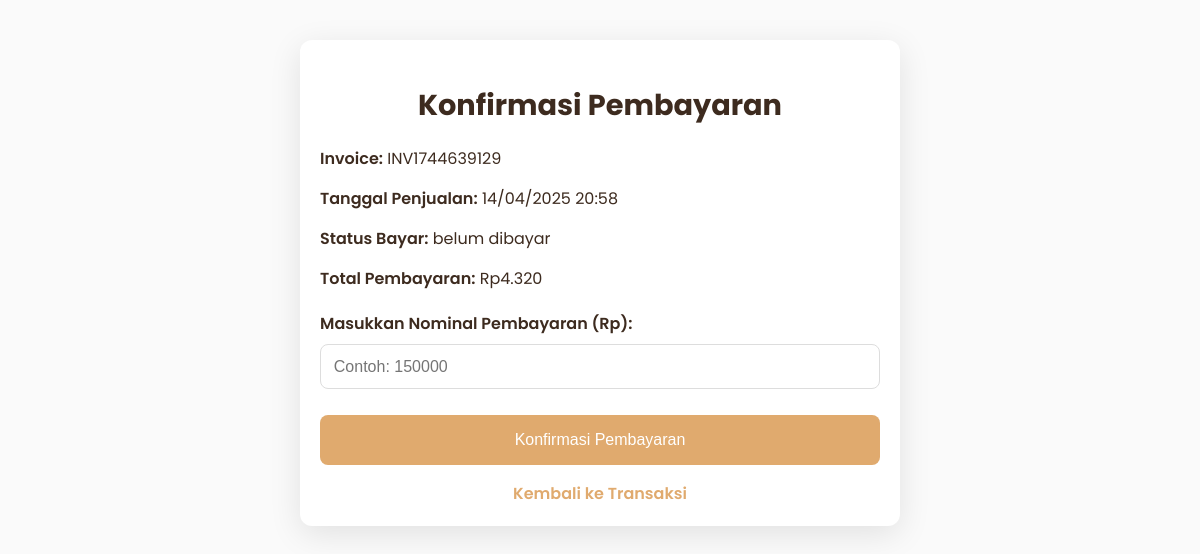
/admin/transaksi/konfirmasi.php?id=132, run on the app's committed database.
### tables this page shows
CREATE TABLE `penjualan` (
  `PenjualanID` int(10) NOT NULL,
  `TanggalPenjualan` datetime DEFAULT NULL,
  `tgl_bayar` datetime DEFAULT NULL,
  `PelangganID` int(10) DEFAULT NULL,
  `status_bayar` enum('belum dibayar','dibayar') NOT NULL DEFAULT 'belum dibayar',
  `invoice` varchar(50) NOT NULL,
  `diskon` decimal(5,2) DEFAULT NULL,
  `pajak` decimal(5,2) DEFAULT NULL,
  `updated_at` datetime DEFAULT current_timestamp() ON UPDATE current_timestamp()
);

### admin/transaksi/konfirmasi.php (the view, shortened to what this page needs)
<?php
$host     = "localhost";
$username = "root";
$password = "";
$dbname   = "kasir_reddra";
$mysqli = new mysqli($host, $username, $password, $dbname);
$id = isset($_GET['id']) ? intval($_GET['id']) : 0;
$stmt = $mysqli->prepare("SELECT * FROM penjualan WHERE PenjualanID = ?");
$stmt->bind_param("i", $id);
$stmt->execute();
$result = $stmt->get_result();
$penjualan = $result->fetch_assoc();
$totalPembayaran = 0;
$qTotal = $mysqli->prepare("SELECT SUM(total_harga) as total FROM detailpenjualan WHERE PenjualanID = ?");
$qTotal->bind_param("i", $id);
$qTotal->execute();
$resTotal = $qTotal->get_result();
if ($rowTotal = $resTotal->fetch_assoc()){
    $totalPembayaran = $rowTotal['total'];
}
?>
<!DOCTYPE html>
<html lang="id">
<head>
    <link rel="stylesheet" href="https://cdnjs.cloudflare.com/ajax/libs/font-awesome/6.4.0/css/all.min.css">
    <link rel="stylesheet" href="https://cdn.jsdelivr.net/npm/sweetalert2@11/dist/sweetalert2.min.css">
</head>
<body>
    <div class="content-card">
        <div class="card-header">
            <h2>Konfirmasi Pembayaran</h2>
        </div>
        <div class="detail-transaksi">
            <p><span>Invoice:</span> <?= htmlspecialchars($penjualan['invoice']) ?></p>
            <p><span>Tanggal Penjualan:</span> <?= date("d/m/Y H:i", strtotime($penjualan['TanggalPenjualan'])) ?></p>
            <p><span>Status Bayar:</span> <?= htmlspecialchars($penjualan['status_bayar']) ?></p>
            <p><span>Total Pembayaran:</span> Rp<?= number_format($totalPembayaran, 0, ',', '.') ?></p>
        </div>
        <form action="konfirmasi.php?id=<?= $id ?>" method="post">
            <div class="form-group">
                <label class="form-label" for="jumlah_uang">Masukkan Nominal Pembayaran (Rp):</label>
                <input type="number" name="jumlah_uang" id="jumlah_uang" class="form-control" min="0" step="any"
                    placeholder="Contoh: 150000" required>
            </div>
            <button type="submit" class="btn-primary" name="submit">Konfirmasi Pembayaran</button>
        </form>
        <a href="transaksi.php" class="back-link">Kembali ke Transaksi</a>
    </div>
</body>
</html>

### admin/transaksi/konfirmasi.php (style rules this page uses)
body { font-family: 'Poppins', sans-serif; background-color: #fafafa; margin: 0; padding: 0; }
.content-card { width: 100%; max-width: 600px; margin: 40px auto; background: #fff; padding: 20px; border-radius: 12px; box-shadow: 0 8px 32px rgba(0, 0, 0, 0.1); box-sizing: border-box; }
.card-header h2 { text-align: center; margin-bottom: 20px; font-size: 1.8rem; color: #3D2B1F; transition: color 0.3s ease, text-shadow 0.3s ease; }
.detail-transaksi { margin-bottom: 20px; font-size: 1rem; line-height: 1.5; color: #3D2B1F; }
.detail-transaksi span { font-weight: 600; }
.form-group { margin-bottom: 1rem; }
.form-label { display: block; margin-bottom: 0.5rem; font-weight: 600; color: #3D2B1F; }
.form-control { width: 100%; padding: 0.8rem; border-radius: 8px; border: 1px solid #ddd; font-size: 1rem; box-sizing: border-box; }
button.btn-primary { width: 100%; padding: 1rem; border: none; border-radius: 8px; background-color: #E0AA6E; color: #fff; font-size: 1rem; cursor: pointer; margin-top: 10px; transition: background 0.3s ease; }
.back-link { display: block; text-align: center; margin-top: 1rem; color: #E0AA6E; text-decoration: none; font-weight: 600; }

### data on the page
penjualan: invoice "INV1744639129", TanggalPenjualan "14/04/2025 20:58", status_bayar "belum dibayar"

### other printed values
$totalPembayaran "4.320"
